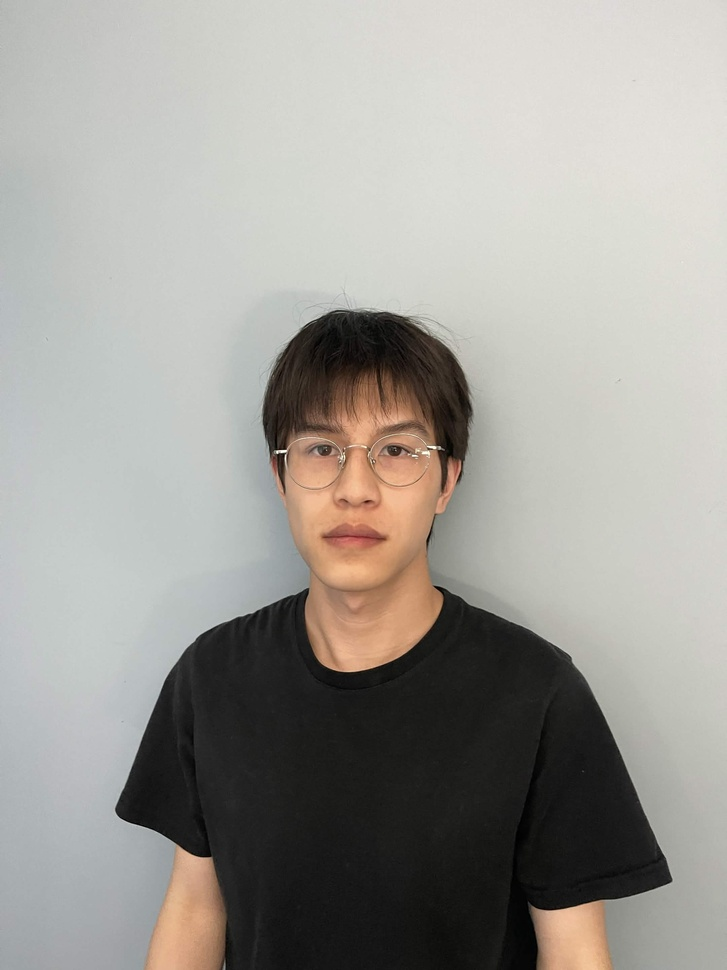
#> input picture backend/authorized_agents/andrew_1.jpg, 727 x 970 px, shrunk from 2160 x 2880 before the run; its folder holds 2 pictures in this run
$ python face_auth.py
#> lines starting #> are read from the running program, lines starting #| are printed output that depends on the picture
import cv2
import os
import numpy as np

# learns faces by analyzing patterns (aka light n dark pixels)
recognizer = cv2.face.LBPHFaceRecognizer_create()

# identify which part of imgs are faces
face_cascade = cv2.CascadeClassifier(cv2.data.haarcascades + 'haarcascade_frontalface_default.xml')

# identifier works w numbers, so this keeps a dictionary that associates numbers with names
id_to_name = {}

def train_recognizer():
    faces = []
    labels = []

    # keeps track of names already seen so each person gets a consistent ID
    name_to_id = {}
    current_id = 0

    # loops thru every photo in authorized_agents
    for filename in os.listdir('authorized_agents'):
        if filename.endswith('.jpg') or filename.endswith('.png'):

            # gets persons name from the filename (ex. "andrew_1" -> "andrew")
            name = filename.replace('.jpg', '').replace('.png', '').rsplit('_', 1)[0]

            # if not already identified, assigns a new id
            if name not in name_to_id:
                name_to_id[name] = current_id
                id_to_name[current_id] = name
                current_id += 1

            idx = name_to_id[name]

            # loads image + loads in grayscale so identifier can use it
            img_path = os.path.join('authorized_agents', filename)
            img = cv2.imread(img_path)
#> img is the input picture: shape (970, 727, 3); mean B, G, R 151.2, 156.7, 159.1
            gray = cv2.cvtColor(img, cv2.COLOR_BGR2GRAY)
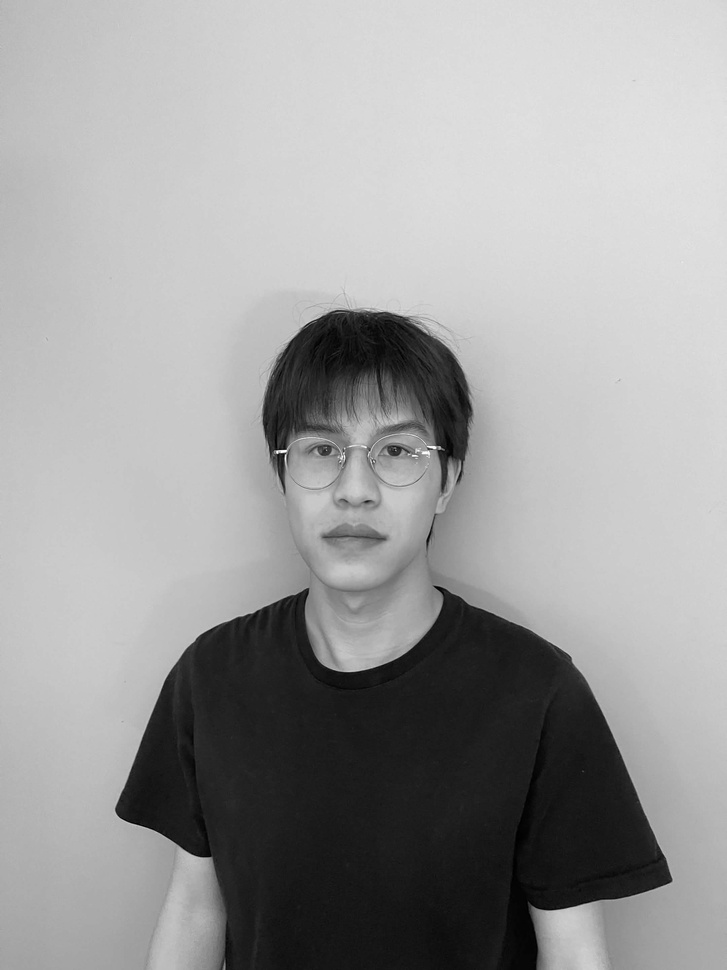
#> gray: shape (970, 727); min 0, max 254, mean 156.8

            # finds face in img
            # scales img 1.3x to search, 5 is the # of occurrences needed to confirm a face
            detected_faces = face_cascade.detectMultiScale(gray, 1.3, 5)
#> detected_faces = [[256, 370, 212, 212]]

            # crop and save each face found
            for (x, y, w, h) in detected_faces:
                faces.append(gray[y:y+h, x:x+w])
                labels.append(idx)
#> this loop made 1 pass
#> after the loop, faces = 1 item; labels = [0]
#> pass 2 of the loop in train_recognizer, `for filename in os.listdir('authorized_agents'):`:
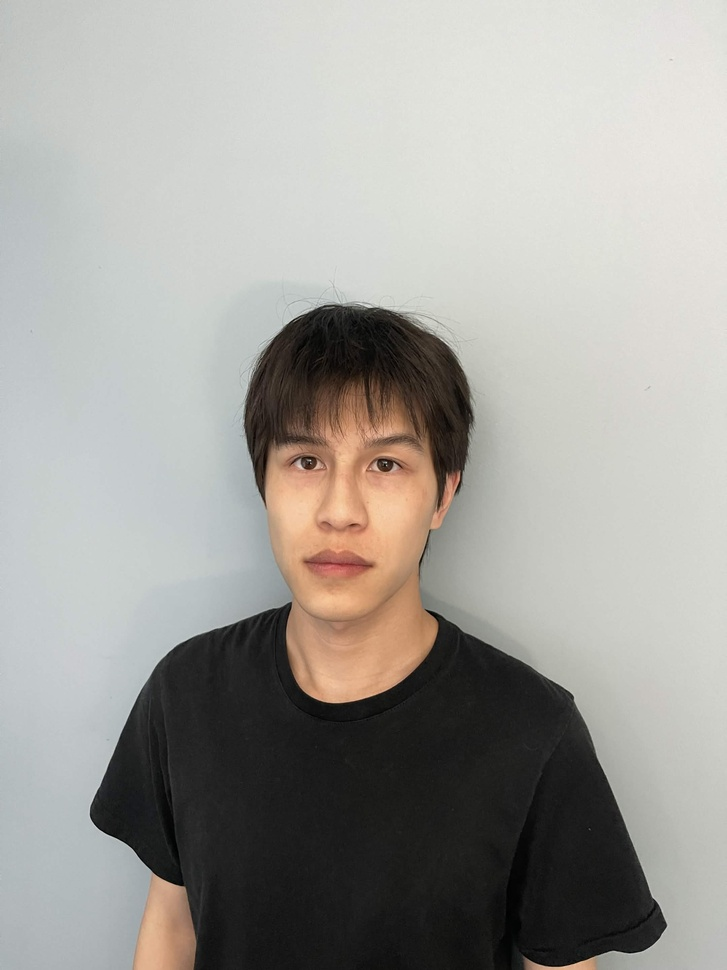
#> input picture backend/authorized_agents/andrew_2.jpg, 727 x 970 px, shrunk from 2160 x 2880 before the run
#> in train_recognizer, img is the input picture: shape (970, 727, 3); mean B, G, R 154.3, 159.1, 161
#> in train_recognizer, `gray = cv2.cvtColor(img, cv2.COLOR_BGR2GRAY)`:
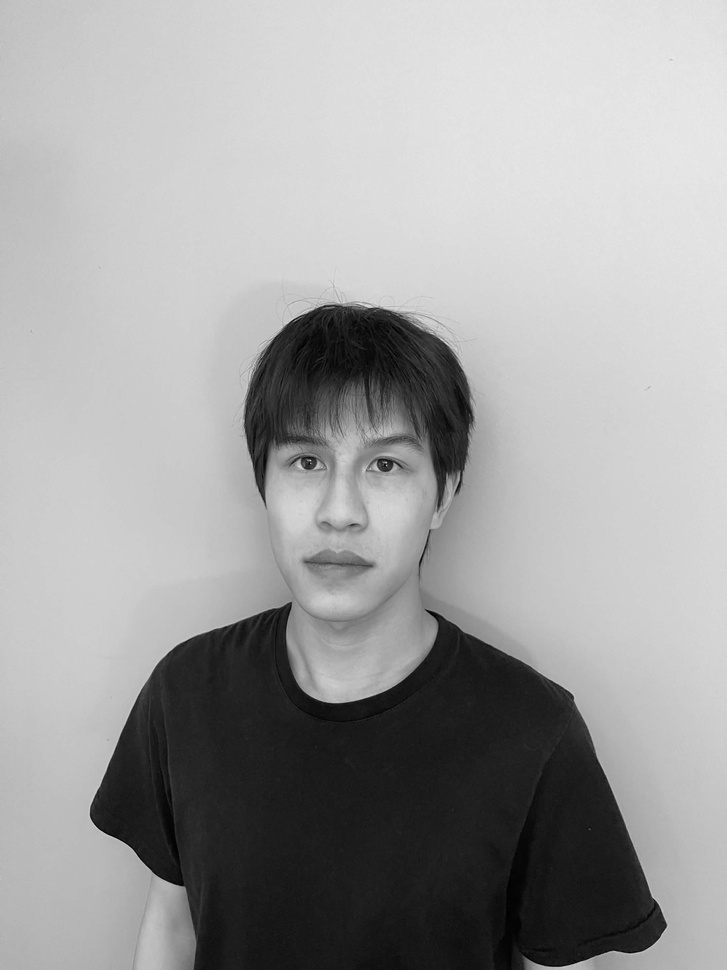
#> gray: shape (970, 727); min 0, max 237, mean 159.2
#> detected_faces = [[228, 376, 234, 234]]
#> the loop in train_recognizer, `for (x, y, w, h) in detected_faces:` made 1 pass
#> after the loop in train_recognizer, `for (x, y, w, h) in detected_faces:`: faces = 2 items; labels = [0, 0]

    # train the recognizer on all collected faces
    if faces:
        recognizer.train(faces, np.array(labels))
        print(f"Trained on {len(faces)} faces: {list(id_to_name.values())}")
#| Trained on 2 faces: ['andrew']

def check_authorization(photo_path):
    # load the captured photo
    img = cv2.imread(photo_path)
    gray = cv2.cvtColor(img, cv2.COLOR_BGR2GRAY)

    # try to find a face in the captured photo
    detected_faces = face_cascade.detectMultiScale(gray, 1.3, 5)

    # if no face found, they're unknown
    if len(detected_faces) == 0:
        return False, "Unknown"

    for (x, y, w, h) in detected_faces:
        # crop just the face
        face = gray[y:y+h, x:x+w]

        # compare against trained faces
        # lower confidence = better match
        label, confidence = recognizer.predict(face)

        # if confidence is below 70, it's a good match
        if confidence < 70:
            name = id_to_name.get(label, "Unknown")
            return True, name  # authorized!

    # face found but no match
    return False, "Unknown"  # unauthorized!

# train as soon as file is imported
train_recognizer()
